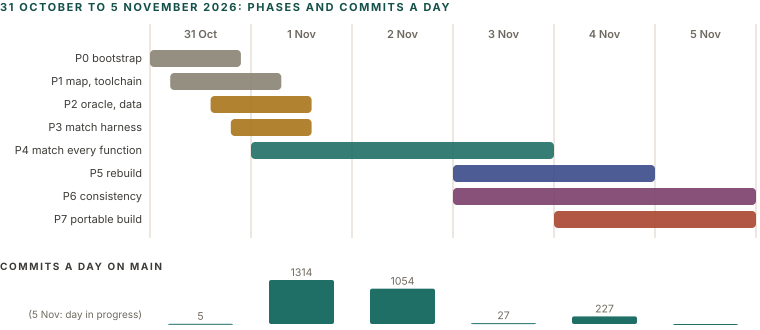

This figure's Python source:
import sys; sys.path.insert(0, '.')
from figlib import *

c = Canvas(760, 330)
c.section(0, 11, "31 October to 5 November 2026: phases and commits a day")
days = ["31 Oct", "1 Nov", "2 Nov", "3 Nov", "4 Nov", "5 Nov"]
X0, DW = 150, 101
for i, d in enumerate(days):
    x = X0 + i * DW
    c.line(x, 24, x, 238, stroke=RULE)
    c.text(x + DW / 2, 38, d, size=11, color=MUTED, anchor="middle", weight=600)
c.line(X0 + 6 * DW, 24, X0 + 6 * DW, 238, stroke=RULE)
phases = [  # name, start day float, end day float, kind
    ("P0 bootstrap", 0.0, 0.9, "grey"),
    ("P1 map, toolchain", 0.2, 1.3, "grey"),
    ("P2 oracle, data", 0.6, 1.6, "ochre"),
    ("P3 match harness", 0.8, 1.6, "ochre"),
    ("P4 match every function", 1.0, 4.0, "teal"),
    ("P5 rebuild", 3.0, 5.0, "navy"),
    ("P6 consistency", 3.0, 6.0, "plum"),
    ("P7 portable build", 4.0, 6.0, "red"),
]
for i, (n, a, b, k) in enumerate(phases):
    y = 50 + i * 23
    c.text(X0 - 8, y + 12, n, size=11, color=INK2, anchor="end")
    c.rect(X0 + a * DW, y, (b - a) * DW, 17, fill=SOLID[k], stroke="none", rx=4, opacity=0.9)
# commits per day histogram
counts = [5, 1314, 1054, 27, 227, 0]
c.section(0, 270, "commits a day on main", color=PAL["grey"][0], size=10)
mx = 1314
for i, v in enumerate(counts):
    x = X0 + i * DW + 18
    h = 44 * v / mx
    c.rect(x, 324 - h, DW - 36, max(h, 1), fill=SOLID["teal"], stroke="none", rx=2)
    c.text(x + (DW - 36) / 2, 320 - h - 0, str(v) if v else "", size=10.5, color=MUTED, anchor="middle")
c.text(X0 - 8, 318, "(5 Nov: day in progress)", size=10, color=MUTED, anchor="end")
c.save("figs/brief_timeline.svg")
